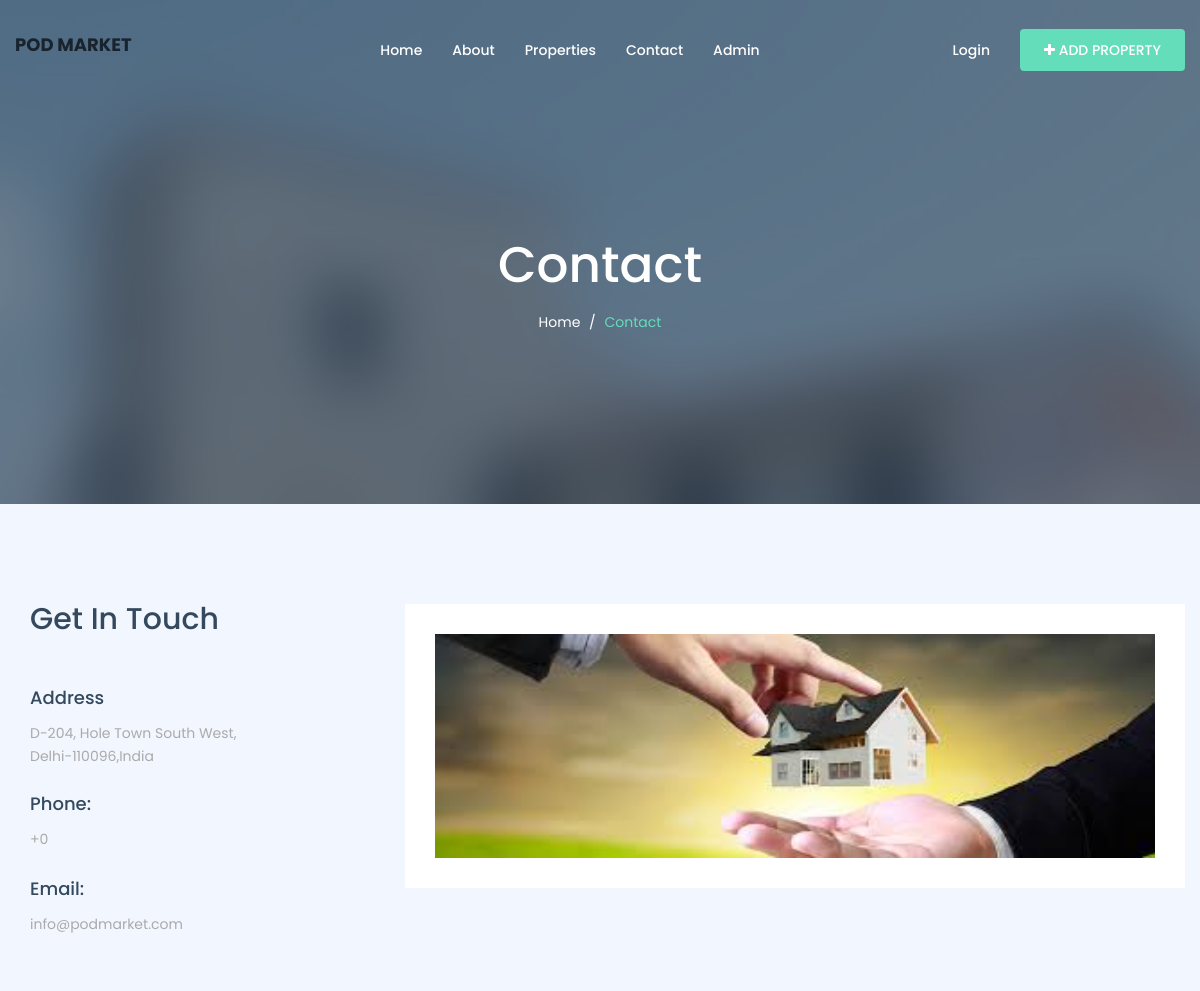
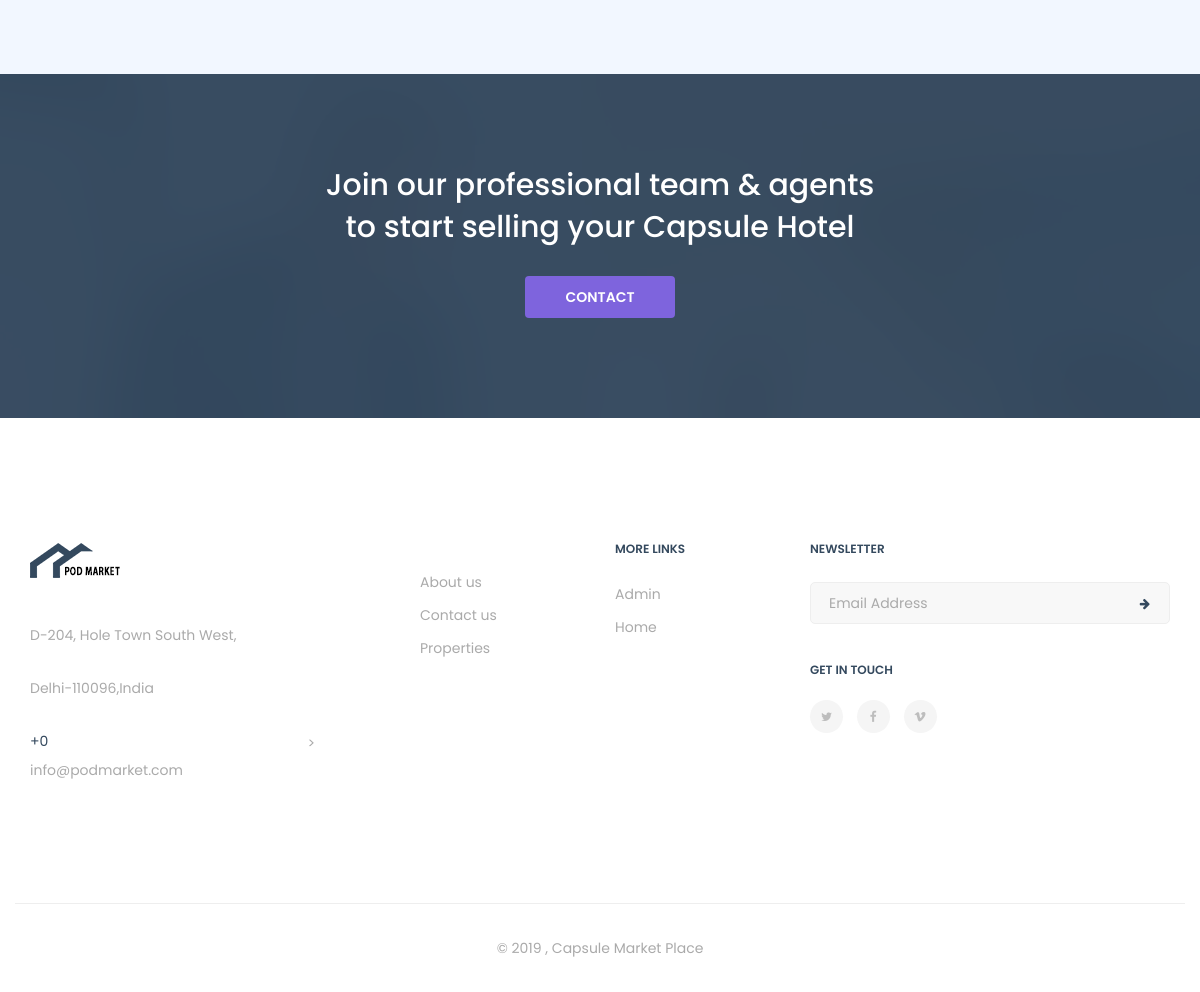
The page /contact.php on the database its author committed (2 pictures, top to bottom).
### tables this page shows
CREATE TABLE `tblpage` (
  `ID` int(10) NOT NULL,
  `PageType` varchar(120) DEFAULT NULL,
  `PageTitle` mediumtext DEFAULT NULL,
  `PageDescription` mediumtext DEFAULT NULL,
  `Email` varchar(120) DEFAULT NULL,
  `MobileNumber` bigint(10) DEFAULT NULL,
  `UpdationDate` timestamp NULL DEFAULT NULL ON UPDATE current_timestamp()
);

### contact.php (the view, shortened to what this page needs)
<!DOCTYPE html>
<html dir="ltr" lang="en-US">
<head>
    <link href="assets/css/external.css" rel="stylesheet">
    <link href="assets/css/bootstrap.min.css" rel="stylesheet">
    <link href="assets/css/style.css" rel="stylesheet">
</head>
<body>
    <div id="wrapper" class="wrapper clearfix">
         <?php include_once('includes/header.php');?>
        <section id="page-title" class="page-title bg-overlay bg-overlay-dark2">
            <div class="container">
                <div class="row">
                    <div class="col-xs-12 col-sm-12 col-md-6 col-md-offset-3">
                        <div class="title title-1 text-center">
                            <div class="title--content">
                                <div class="title--heading">
                                    <h1>Contact</h1>
                                </div>
                                <ol class="breadcrumb">
                                    <li><a href="index.php">Home</a></li>
                                    <li class="active">Contact</li>
                                </ol>
                            </div>
                        </div>
                    </div>
                </div>
            </div>
        </section>
        <section id="contact" class="contact contact-1">
            <div class="container">
                <div class="row">
                    <?php
$ret=mysqli_query($con,"select * from tblpage where PageType='contactus'");
while ($row=mysqli_fetch_array($ret)) {
?>
                    <div class="col-xs-12 col-sm-12 col-md-3">
                        <div class="heading heading-2 mb-55">
                            <h2 class="heading--title">Get In Touch</h2>
                        </div>
                        <div class="contact-panel">
                            <h3>Address</h3>
                            <p><?php  echo $row['PageDescription'];?></p>
                        </div>
                        <div class="contact-panel">
                            <h3>Phone:</h3>
                            <p>+<?php  echo $row['MobileNumber'];?></p>
                        </div>
                        <div class="contact-panel">
                            <h3>Email:</h3>
                            <p><?php  echo $row['Email'];?></p>
                        </div>
                    </div>
                    <div class="col-xs-12 col-sm-12 col-md-8 col-md-offset-1 bg-white p-30 bg-white">
                        <div class="about--img"><img class="img-responsive" src="assets/images/about/images.jpg" width="2000" height="2000" alt="about img"></div>
                    </div>
                </div>
               <?php } ?>
            </div>
        </section>
     <?php include_once('includes/tst.php');?>
        <?php include_once('includes/footer.php');?>
    </div>
</body>
</html>

### includes/footer.php (shortened to what this page needs)
 <?php
include('includes/dbconnection.php');
?>
 <footer id="footer" class="footer footer-1 bg-white">
            <div class="footer-widget">
                <div class="container">
                    <div class="row">
                        <div class="col-xs-12 col-sm-6 col-md-3 widget--about">
                            <div class="widget--content">
                                <?php
$ret=mysqli_query($con,"select * from tblpage where PageType='contactus'");
while ($row=mysqli_fetch_array($ret)) {
?>
                                <div class="footer--logo">
                                    <img src="assets/images/logo/logo-dark3.png" alt="logo">
                                </div>
                                <p><?php  echo $row['PageDescription'];?></p>
                                <div class="footer--contact">
                                    <ul class="list-unstyled mb-0">
                                        <li>+<?php  echo $row['MobileNumber'];?></li>
                                        <li> <p><?php  echo $row['Email'];?></p></li>
                                    </ul>
                                </div>
                            </div>
                            <?php } ?>
                        </div>
                        <div class="col-xs-12 col-sm-3 col-md-2 col-md-offset-1 widget--links">
                            <div class="widget--content">
                                <ul class="list-unstyled mb-0">
                                    <li><a href="about.php">About us</a></li>
                                    <li><a href="contact.php">Contact us</a></li>
                                   <li><a href="properties-grid.php">Properties</a></li>
                                </ul>
                            </div>
                        </div>
                        <div class="col-xs-12 col-sm-3 col-md-2 widget--links">
                            <div class="widget--title">
                                <h5>More Links</h5>
                            </div>
                            <div class="widget--content">
                                <ul class="list-unstyled mb-0">
                                    <li><a href="admin/login.php">Admin</a></li>
                                    <li><a href="index.php">Home</a></li>
                                </ul>
                            </div>
                        </div>
                      <div class="col-xs-12 col-sm-12 col-md-4 widget--newsletter">
                            <div class="widget--title">
                                <h5>newsletter</h5>
                            </div>
                            <div class="widget--content">
                                <form class="newsletter--form mb-40">
                                    <input type="email" class="form-control" id="newsletter-email" placeholder="Email Address">
                                    <button type="submit"><i class="fa fa-arrow-right"></i></button>
                                </form>
                                <h6>Get In Touch</h6>
                                <div class="social-icons">
                                    <a href="#"><i class="fa fa-twitter"></i></a>
                                    <a href="#"><i class="fa fa-facebook"></i></a>
                                    <a href="#"><i class="fa fa-vimeo"></i></a>
                                </div>
                            </div>
                        </div>>
                    </div>
                </div>
            </div>
            <div class="footer--copyright text-center">
                <div class="container">
                    <div class="row footer--bar">
                        <div class="col-xs-12 col-sm-12 col-md-12">
                            <span>© 2019 ,  Capsule Market Place</span>
                        </div>
                    </div>
                </div>
            </div>
        </footer>

### rows shown on the page
tblpage: PageDescription "D-204, Hole Town South West, Delhi-110096,India", MobileNumber "0", Email "info@podmarket.com"
